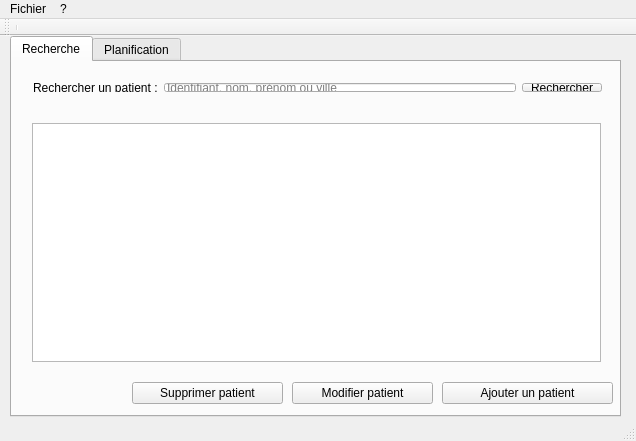
<?xml version="1.0" encoding="UTF-8"?>
<ui version="4.0">
 <class>MainWindow</class>
 <widget class="QMainWindow" name="MainWindow">
  <property name="geometry">
   <rect>
    <x>0</x>
    <y>0</y>
    <width>636</width>
    <height>441</height>
   </rect>
  </property>
  <property name="windowTitle">
   <string>Gestionnaire des patients</string>
  </property>
  <widget class="QWidget" name="centralWidget">
   <widget class="QTabWidget" name="tabWidget">
    <property name="geometry">
     <rect>
      <x>10</x>
      <y>0</y>
      <width>611</width>
      <height>381</height>
     </rect>
    </property>
    <property name="currentIndex">
     <number>0</number>
    </property>
    <widget class="QWidget" name="tab">
     <attribute name="title">
      <string>Recherche</string>
     </attribute>
     <widget class="QWidget" name="gridLayoutWidget">
      <property name="geometry">
       <rect>
        <x>10</x>
        <y>10</y>
        <width>591</width>
        <height>31</height>
       </rect>
      </property>
      <layout class="QGridLayout" name="gridLayout">
       <item row="0" column="1">
        <widget class="QLineEdit" name="searchTextBox">
         <property name="placeholderText">
          <string>Identifiant, nom, prénom ou ville</string>
         </property>
        </widget>
       </item>
       <item row="0" column="0">
        <widget class="QLabel" name="label">
         <property name="text">
          <string>Rechercher un patient :</string>
         </property>
        </widget>
       </item>
       <item row="0" column="2">
        <widget class="QPushButton" name="searchButton">
         <property name="text">
          <string>Rechercher</string>
         </property>
        </widget>
       </item>
      </layout>
     </widget>
     <widget class="QPushButton" name="addPatientPushButton">
      <property name="geometry">
       <rect>
        <x>430</x>
        <y>320</y>
        <width>171</width>
        <height>22</height>
       </rect>
      </property>
      <property name="text">
       <string>Ajouter un patient</string>
      </property>
     </widget>
     <widget class="QWidget" name="gridLayoutWidget_2">
      <property name="geometry">
       <rect>
        <x>9</x>
        <y>50</y>
        <width>591</width>
        <height>261</height>
       </rect>
      </property>
      <layout class="QGridLayout" name="gridLayout_2">
       <item row="0" column="0">
        <widget class="QTableView" name="patientsTableView">
         <property name="sizePolicy">
          <sizepolicy hsizetype="Expanding" vsizetype="Expanding">
           <horstretch>0</horstretch>
           <verstretch>0</verstretch>
          </sizepolicy>
         </property>
         <property name="selectionMode">
          <enum>QAbstractItemView::SingleSelection</enum>
         </property>
        </widget>
       </item>
      </layout>
     </widget>
     <widget class="QPushButton" name="deletePatientButton">
      <property name="geometry">
       <rect>
        <x>120</x>
        <y>320</y>
        <width>151</width>
        <height>22</height>
       </rect>
      </property>
      <property name="text">
       <string>Supprimer patient</string>
      </property>
     </widget>
     <widget class="QPushButton" name="editPatientButton">
      <property name="geometry">
       <rect>
        <x>280</x>
        <y>320</y>
        <width>141</width>
        <height>22</height>
       </rect>
      </property>
      <property name="text">
       <string>Modifier patient</string>
      </property>
     </widget>
    </widget>
    <widget class="QWidget" name="tab_2">
     <attribute name="title">
      <string>Planification</string>
     </attribute>
     <widget class="QTreeView" name="treeView">
      <property name="geometry">
       <rect>
        <x>15</x>
        <y>11</y>
        <width>581</width>
        <height>291</height>
       </rect>
      </property>
     </widget>
     <widget class="QPushButton" name="addStaffPushButton">
      <property name="geometry">
       <rect>
        <x>420</x>
        <y>310</y>
        <width>171</width>
        <height>32</height>
       </rect>
      </property>
      <property name="text">
       <string>Ajouter du personnel</string>
      </property>
     </widget>
    </widget>
   </widget>
  </widget>
  <widget class="QMenuBar" name="menuBar">
   <property name="geometry">
    <rect>
     <x>0</x>
     <y>0</y>
     <width>636</width>
     <height>20</height>
    </rect>
   </property>
   <widget class="QMenu" name="menuFile">
    <property name="title">
     <string>Fichier</string>
    </property>
    <widget class="QMenu" name="menuAdd">
     <property name="title">
      <string>Ajouter</string>
     </property>
     <addaction name="actionPatient"/>
     <addaction name="actionHeath_care_staff"/>
    </widget>
    <addaction name="actionQuit"/>
    <addaction name="menuAdd"/>
   </widget>
   <widget class="QMenu" name="menu">
    <property name="title">
     <string>?</string>
    </property>
    <addaction name="actionAbout"/>
   </widget>
   <addaction name="menuFile"/>
   <addaction name="menu"/>
  </widget>
  <widget class="QToolBar" name="mainToolBar">
   <attribute name="toolBarArea">
    <enum>TopToolBarArea</enum>
   </attribute>
   <attribute name="toolBarBreak">
    <bool>false</bool>
   </attribute>
   <addaction name="separator"/>
  </widget>
  <widget class="QStatusBar" name="statusBar"/>
  <action name="actionQuit">
   <property name="text">
    <string>Quiter</string>
   </property>
   <property name="shortcut">
    <string>Ctrl+Q</string>
   </property>
  </action>
  <action name="actionPatient">
   <property name="text">
    <string>Patient</string>
   </property>
  </action>
  <action name="actionHeath_care_staff">
   <property name="text">
    <string>Personnel </string>
   </property>
  </action>
  <action name="actionAbout">
   <property name="text">
    <string> A propos</string>
   </property>
  </action>
  <action name="actionMdifier">
   <property name="text">
    <string>Modifier</string>
   </property>
  </action>
 </widget>
 <layoutdefault spacing="6" margin="11"/>
 <resources/>
 <connections/>
</ui>
